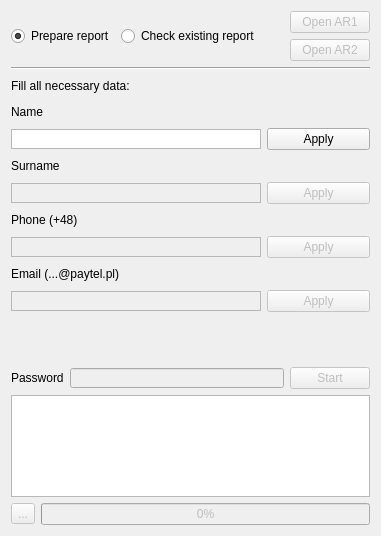
  <widget class="QWidget" name="verticalLayoutWidget">
   <property name="geometry">
    <rect>
     <x>10</x>
     <y>10</y>
     <width>381</width>
     <height>536</height>
    </rect>
   </property>
   <layout class="QVBoxLayout" name="verticalLayout">
    <item>
     <layout class="QVBoxLayout" name="verticalLayout_4">
      <item>
       <layout class="QHBoxLayout" name="horizontalLayout">
        <item>
         <widget class="QRadioButton" name="radioButton_prepare">
          <property name="text">
           <string>Prepare report</string>
          </property>
          <property name="checked">
           <bool>true</bool>
          </property>
         </widget>
        </item>
        <item>
         <widget class="QRadioButton" name="radioButton_check">
          <property name="text">
           <string>Check existing report</string>
          </property>
         </widget>
        </item>
        <item>
         <spacer name="horizontalSpacer">
          <property name="orientation">
           <enum>Qt::Horizontal</enum>
          </property>
          <property name="sizeHint" stdset="0">
           <size>
            <width>40</width>
            <height>20</height>
           </size>
          </property>
         </spacer>
        </item>
        <item>
         <layout class="QVBoxLayout" name="verticalLayout_8">
          <item>
           <widget class="QPushButton" name="pushButton_openAR1">
            <property name="enabled">
             <bool>false</bool>
            </property>
            <property name="text">
             <string>Open AR1</string>
            </property>
           </widget>
          </item>
          <item>
           <widget class="QPushButton" name="pushButton_openAR2">
            <property name="enabled">
             <bool>false</bool>
            </property>
            <property name="text">
             <string>Open AR2</string>
            </property>
           </widget>
          </item>
         </layout>
        </item>
       </layout>
      </item>
      <item>
       <widget class="Line" name="line_2">
        <property name="orientation">
         <enum>Qt::Horizontal</enum>
        </property>
       </widget>
      </item>
     </layout>
    </item>
    <item>
     <widget class="QLabel" name="label_8">
      <property name="enabled">
       <bool>true</bool>
      </property>
      <property name="minimumSize">
       <size>
        <width>0</width>
        <height>20</height>
       </size>
      </property>
      <property name="maximumSize">
       <size>
        <width>16777215</width>
        <height>20</height>
       </size>
      </property>
      <property name="lineWidth">
       <number>1</number>
      </property>
      <property name="text">
       <string>Fill all necessary data:</string>
      </property>
      <property name="textFormat">
       <enum>Qt::RichText</enum>
      </property>
     </widget>
    </item>
    <item>
     <layout class="QVBoxLayout" name="verticalLayout_5">
      <item>
       <layout class="QVBoxLayout" name="verticalLayout_6">
        <item>
         <layout class="QVBoxLayout" name="verticalLayout_7">
          <item>
           <spacer name="verticalSpacer_2">
            <property name="orientation">
             <enum>Qt::Vertical</enum>
            </property>
            <property name="sizeHint" stdset="0">
             <size>
              <width>20</width>
              <height>80</height>
             </size>
            </property>
           </spacer>
          </item>
          <item>
           <layout class="QVBoxLayout" name="verticalLayout_9">
            <item>
             <layout class="QHBoxLayout" name="horizontalLayout_13"/>
            </item>
            <item>
             <widget class="QLabel" name="label_7">
              <property name="enabled">
               <bool>true</bool>
              </property>
              <property name="minimumSize">
               <size>
                <width>0</width>
                <height>20</height>
               </size>
              </property>
              <property name="maximumSize">
               <size>
                <width>16777215</width>
                <height>20</height>
               </size>
              </property>
              <property name="text">
               <string>Name</string>
              </property>
             </widget>
            </item>
            <item>
             <layout class="QHBoxLayout" name="horizontalLayout_12">
              <item>
               <widget class="QTextEdit" name="TName">
                <property name="enabled">
                 <bool>true</bool>
                </property>
                <property name="maximumSize">
                 <size>
                  <width>250</width>
                  <height>20</height>
                 </size>
                </property>
                <property name="acceptDrops">
                 <bool>true</bool>
                </property>
                <property name="verticalScrollBarPolicy">
                 <enum>Qt::ScrollBarAlwaysOff</enum>
                </property>
               </widget>
              </item>
              <item>
               <widget class="QPushButton" name="BName">
                <property name="enabled">
                 <bool>true</bool>
                </property>
                <property name="text">
                 <string>Apply</string>
                </property>
               </widget>
              </item>
             </layout>
            </item>
           </layout>
          </item>
          <item>
           <widget class="QLabel" name="label_5">
            <property name="enabled">
             <bool>true</bool>
            </property>
            <property name="minimumSize">
             <size>
              <width>0</width>
              <height>20</height>
             </size>
            </property>
            <property name="maximumSize">
             <size>
              <width>16777215</width>
              <height>20</height>
             </size>
            </property>
            <property name="text">
             <string>Surname</string>
            </property>
           </widget>
          </item>
          <item>
           <layout class="QHBoxLayout" name="horizontalLayout_10">
            <item>
             <widget class="QTextEdit" name="TSurname">
              <property name="enabled">
               <bool>false</bool>
              </property>
              <property name="maximumSize">
               <size>
                <width>250</width>
                <height>20</height>
               </size>
              </property>
              <property name="acceptDrops">
               <bool>true</bool>
              </property>
              <property name="verticalScrollBarPolicy">
               <enum>Qt::ScrollBarAlwaysOff</enum>
              </property>
             </widget>
            </item>
            <item>
             <widget class="QPushButton" name="BSurname">
              <property name="enabled">
               <bool>false</bool>
              </property>
              <property name="text">
               <string>Apply</string>
              </property>
             </widget>
            </item>
           </layout>
          </item>
         </layout>
        </item>
        <item>
         <widget class="QLabel" name="label_4">
          <property name="enabled">
           <bool>true</bool>
          </property>
          <property name="minimumSize">
           <size>
            <width>0</width>
            <height>20</height>
           </size>
          </property>
          <property name="maximumSize">
           <size>
            <width>16777215</width>
            <height>20</height>
           </size>
          </property>
          <property name="text">
           <string>Phone (+48)</string>
          </property>
         </widget>
        </item>
        <item>
         <layout class="QHBoxLayout" name="horizontalLayout_9">
          <item>
           <widget class="QTextEdit" name="TPhone">
            <property name="enabled">
             <bool>false</bool>
            </property>
            <property name="maximumSize">
             <size>
              <width>250</width>
              <height>20</height>
             </size>
            </property>
            <property name="acceptDrops">
             <bool>true</bool>
            </property>
            <property name="verticalScrollBarPolicy">
             <enum>Qt::ScrollBarAlwaysOff</enum>
            </property>
           </widget>
          </item>
          <item>
           <widget class="QPushButton" name="BPhone">
            <property name="enabled">
             <bool>false</bool>
            </property>
            <property name="text">
             <string>Apply</string>
            </property>
           </widget>
          </item>
         </layout>
        </item>
       </layout>
      </item>
      <item>
       <widget class="QLabel" name="label_3">
        <property name="enabled">
         <bool>true</bool>
        </property>
        <property name="minimumSize">
         <size>
          <width>0</width>
          <height>20</height>
         </size>
        </property>
        <property name="maximumSize">
         <size>
          <width>16777215</width>
          <height>20</height>
         </size>
        </property>
        <property name="text">
         <string>Email (...@paytel.pl)</string>
        </property>
       </widget>
      </item>
      <item>
       <layout class="QHBoxLayout" name="horizontalLayout_8">
        <item>
         <widget class="QTextEdit" name="TEmail">
          <property name="enabled">
           <bool>false</bool>
          </property>
          <property name="maximumSize">
           <size>
            <width>250</width>
            <height>20</height>
           </size>
          </property>
          <property name="acceptDrops">
           <bool>true</bool>
          </property>
          <property name="verticalScrollBarPolicy">
           <enum>Qt::ScrollBarAlwaysOff</enum>
          </property>
         </widget>
        </item>
        <item>
         <widget class="QPushButton" name="BEmail">
          <property name="enabled">
           <bool>false</bool>
          </property>
          <property name="text">
           <string>Apply</string>
          </property>
         </widget>
        </item>
       </layout>
      </item>
      <item>
       <spacer name="verticalSpacer">
        <property name="orientation">
         <enum>Qt::Vertical</enum>
        </property>
        <property name="sizeHint" stdset="0">
         <size>
          <width>20</width>
          <height>120</height>
         </size>
        </property>
       </spacer>
      </item>
      <item>
       <widget class="QLabel" name="PasswordText">
        <property name="text">
         <string/>
        </property>
       </widget>
      </item>
      <item>
       <layout class="QHBoxLayout" name="horizontalLayout_14">
        <item>
         <widget class="QLabel" name="Password">
          <property name="enabled">
           <bool>true</bool>
          </property>
          <property name="minimumSize">
           <size>
            <width>0</width>
            <height>20</height>
           </size>
          </property>
          <property name="maximumSize">
           <size>
            <width>16777215</width>
            <height>20</height>
           </size>
          </property>
          <property name="text">
           <string>Password</string>
          </property>
         </widget>
        </item>
        <item>
         <widget class="QLineEdit" name="TPassword">
          <property name="enabled">
           <bool>false</bool>
          </property>
          <property name="maximumSize">
           <size>
            <width>250</width>
            <height>20</height>
           </size>
          </property>
          <property name="echoMode">
           <enum>QLineEdit::Password</enum>
          </property>
         </widget>
        </item>
        <item>
         <widget class="QPushButton" name="Start">
          <property name="enabled">
           <bool>false</bool>
          </property>
          <property name="text">
           <string>Start</string>
          </property>
         </widget>
        </item>
       </layout>
      </item>
      <item>
       <widget class="QTextBrowser" name="TDisplay"/>
      </item>
     </layout>
    </item>
    <item>
     <layout class="QHBoxLayout" name="horizontalLayout_2">
      <item>
       <widget class="QToolButton" name="toolButton">
        <property name="enabled">
         <bool>false</bool>
        </property>
        <property name="text">
         <string>...</string>
        </property>
       </widget>
      </item>
      <item>
       <widget class="QProgressBar" name="progressBar">
        <property name="enabled">
         <bool>false</bool>
        </property>
        <property name="value">
         <number>0</number>
        </property>
       </widget>
      </item>
     </layout>
    </item>
   </layout>
  </widget>
